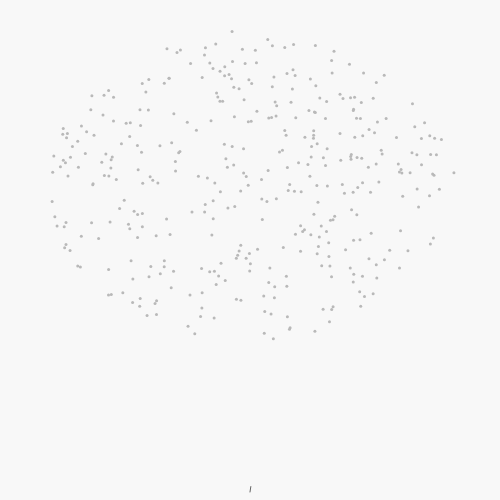
Frame 1 (no input)
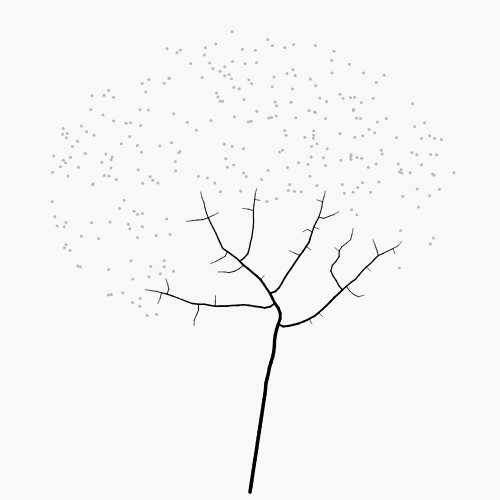
Frame 60 (no input)
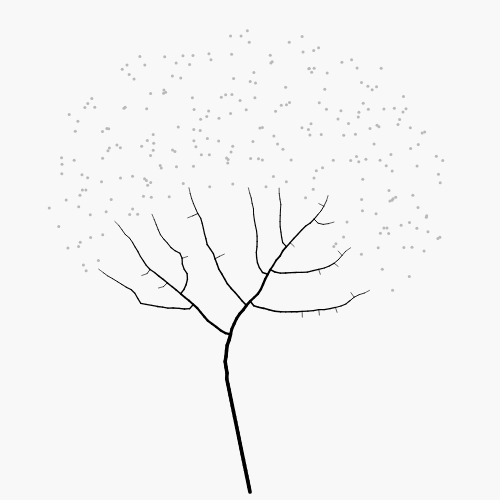
Frame 120 (the mouse pressed at the canvas centre since frame 60)

The p5.js sketch that drew these frames (run headless with seeded random() and noise() and a simulated clock; from frame 60 on, the mouse is pressed at the canvas centre):

// p5.js sketch
// ── sketch.js
// 공간 점유 알고리즘 — 검은 가지, 연회색 유인점. 클릭: 재시작
const INFLUENCE = 60, KILL = 12, STEP = 5.5, MAX_NODES = 4000;
let attractors = [], nodes = [];

function setup() {
  createCanvas(500, 500);
  reset();
}

function reset() {
  attractors = [];
  while (attractors.length < 380) {
    const x = random(40, 460), y = random(30, 340);
    const dx = (x - 250) / 205, dy = (y - 185) / 155;
    if (dx * dx + dy * dy < 1) attractors.push({ x, y });
  }
  nodes = [{ x: 250, y: 492, parent: null, w: 0 }];
}

function grow() {
  if (!attractors.length || nodes.length >= MAX_NODES) return;
  const pulls = new Map();
  const dead = new Set();
  let influenced = false;

  for (let ai = 0; ai < attractors.length; ai++) {
    const a = attractors[ai];
    let best = -1, bestD = Infinity;
    for (let ni = 0; ni < nodes.length; ni++) {
      const d = (a.x - nodes[ni].x) ** 2 + (a.y - nodes[ni].y) ** 2;
      if (d < bestD) { bestD = d; best = ni; }
    }
    const d = sqrt(bestD);
    if (d < KILL) { dead.add(ai); continue; }
    if (d < INFLUENCE) {
      influenced = true;
      const p = pulls.get(best) || { dx: 0, dy: 0 };
      p.dx += (a.x - nodes[best].x) / d;
      p.dy += (a.y - nodes[best].y) / d;
      pulls.set(best, p);
    }
  }
  attractors = attractors.filter((_, i) => !dead.has(i));

  if (influenced) {
    for (const [ni, p] of pulls) {
      const m = sqrt(p.dx * p.dx + p.dy * p.dy) || 1;
      nodes.push({
        x: nodes[ni].x + (p.dx / m) * STEP + random(-0.4, 0.4),
        y: nodes[ni].y + (p.dy / m) * STEP + random(-0.4, 0.4),
        parent: ni, w: 0,
      });
      let c = ni;
      while (c !== null) { nodes[c].w++; c = nodes[c].parent; }
    }
  } else if (attractors.length) {
    let bn = 0, ba = 0, bd = Infinity;
    for (let ni = 0; ni < nodes.length; ni++)
      for (let ai = 0; ai < attractors.length; ai++) {
        const d = (attractors[ai].x - nodes[ni].x) ** 2 + (attractors[ai].y - nodes[ni].y) ** 2;
        if (d < bd) { bd = d; bn = ni; ba = ai; }
      }
    const d = sqrt(bd) || 1;
    nodes.push({
      x: nodes[bn].x + ((attractors[ba].x - nodes[bn].x) / d) * STEP,
      y: nodes[bn].y + ((attractors[ba].y - nodes[bn].y) / d) * STEP,
      parent: bn, w: 0,
    });
    let c = bn;
    while (c !== null) { nodes[c].w++; c = nodes[c].parent; }
  }
}

function draw() {
  background(248);
  grow();

  noStroke();
  fill(185);
  for (const a of attractors) circle(a.x, a.y, 3);

  stroke(0);
  for (const n of nodes) {
    if (n.parent === null) continue;
    const p = nodes[n.parent];
    strokeWeight(constrain(0.6 + sqrt(n.w) * 0.2, 0.6, 6));
    line(n.x, n.y, p.x, p.y);
  }
}

function mousePressed() {
  if (mouseX >= 0 && mouseX < width && mouseY >= 0 && mouseY < height) reset();
}
